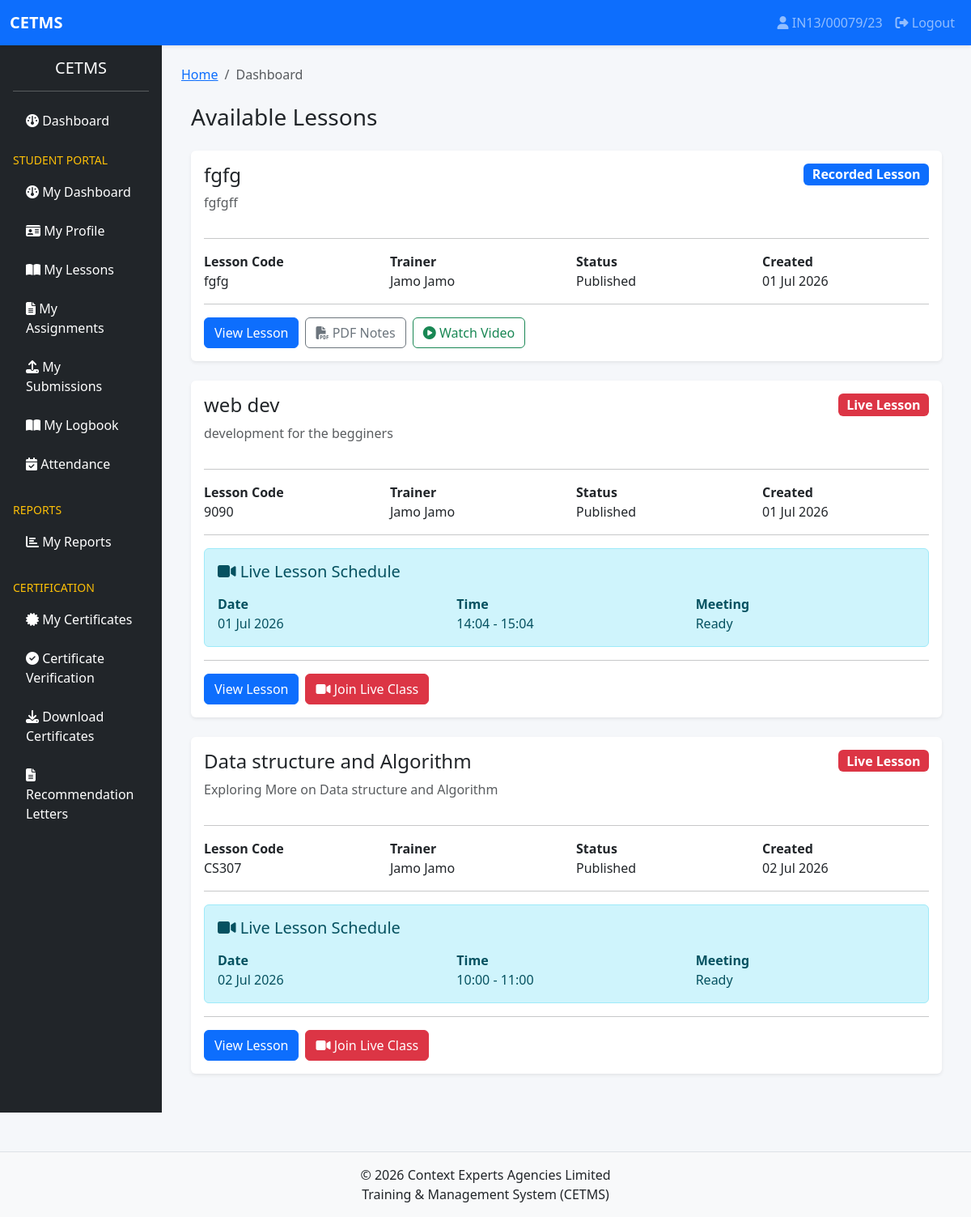
The page /lessons/ (signed in) on the database its author committed.
### accounts/models.py (models this page shows, shortened)
class User(AbstractUser):
    ROLE_CHOICES = (
        ('SUPER_ADMIN', 'Super Admin'),
        ('TRAINER', 'Trainer'),
        ('STUDENT', 'Student'),
        ('FINANCE', 'Finance Officer'),
    )
    role = models.CharField(
        max_length=20,
        choices=ROLE_CHOICES,
        default='STUDENT'
    )
    phone_number = models.CharField(
        max_length=20,
        blank=True,
        null=True
    )
    profile_picture = models.ImageField(
        upload_to='profiles/',
        blank=True,
        null=True
    )
    is_verified = models.BooleanField(
        default=False
    )
    last_seen = models.DateTimeField(
        blank=True,
        null=True
    )
    failed_login_attempts = models.PositiveIntegerField(
        default=0
    )
    is_locked = models.BooleanField(
        default=False
    )
    created_at = models.DateTimeField(
        auto_now_add=True
    )
    updated_at = models.DateTimeField(
        auto_now=True
    )
    class Meta:
        ordering = ['-date_joined']
        verbose_name = "User"
        verbose_name_plural = "Users"

### lessons/models.py (models this page shows, shortened)
class Lesson(models.Model):
    STATUS = (
        ('DRAFT', 'Draft'),
        ('PUBLISHED', 'Published'),
    )
    LESSON_TYPE = (
        ('RECORDED', 'Recorded Lesson'),
        ('LIVE', 'Live Lesson'),
    )
    title = models.CharField(
        max_length=255
    )
    lesson_code = models.CharField(
        max_length=50,
        unique=True
    )
    description = models.TextField(
        blank=True
    )
    lesson_type = models.CharField(
        max_length=20,
        choices=LESSON_TYPE,
        default='RECORDED'
    )
    video = models.FileField(
        upload_to='lessons/videos/',
        blank=True,
        null=True
    )
    pdf = models.FileField(
        upload_to='lessons/pdfs/',
        blank=True,
        null=True
    )
    recording = models.FileField(
        upload_to='lessons/recordings/',
        blank=True,
        null=True
    )
    lesson_date = models.DateField(
        blank=True,
        null=True
    )
    start_time = models.TimeField(
        blank=True,
        null=True
    )
    end_time = models.TimeField(
        blank=True,
        null=True
    )
    meeting_link = models.URLField(
        blank=True,
        null=True,
        help_text="Google Meet, Zoom or Microsoft Teams link."
    )
    created_by = models.ForeignKey(
        settings.AUTH_USER_MODEL,
        on_delete=models.CASCADE,
        related_name='created_lessons'
    )
    status = models.CharField(
        max_length=20,
        choices=STATUS,
        default='DRAFT'
    )
    created_at = models.DateTimeField(
        auto_now_add=True
    )
    updated_at = models.DateTimeField(
        auto_now=True
    )
    class Meta:
        ordering = [
            '-lesson_date',
            '-created_at'
        ]

### lessons/views.py (the view)
# urls.py: path('', views.lesson_list, name='lesson_list'),
@login_required
def lesson_list(request):
    lessons = (
        Lesson.objects
        .filter(status="PUBLISHED")
        .select_related("created_by")
        .order_by("lesson_date", "start_time", "-created_at")
    )
    return render(request, "lesson_list.html", {
        "lessons": lessons,
        "today": timezone.localdate(),
        "now": timezone.localtime(),
    })

### lessons/templates/lesson_list.html (shortened to what this page needs)
{% extends 'base.html' %}
{% block content %}
<div class="container mt-4">
    <div class="d-flex justify-content-between align-items-center mb-4">
        <h3 class="mb-0">
            Available Lessons
        </h3>
    </div>
    {% if lessons %}
        {% for lesson in lessons %}
        <div class="card shadow-sm mb-4">
            <div class="card-body">
                <div class="d-flex justify-content-between align-items-start">
                    <div>
                        <h4 class="mb-2">
                            {{ lesson.title }}
                        </h4>
                        <p class="text-muted">
                            {{ lesson.description|truncatewords:30 }}
                        </p>
                    </div>
                    <div>
                        {% if lesson.lesson_type == "LIVE" %}
                        <span class="badge bg-danger fs-6">
                            Live Lesson
                        </span>
                        {% else %}
                        <span class="badge bg-primary fs-6">
                            Recorded Lesson
                        </span>
                        {% endif %}
                    </div>
                </div>
                <hr>
                <div class="row">
                    <div class="col-md-3">
                        <strong>Lesson Code</strong><br>
                        {{ lesson.lesson_code }}
                    </div>
                    <div class="col-md-3">
                        <strong>Trainer</strong><br>
                        {{ lesson.created_by.get_full_name|default:lesson.created_by.username }}
                    </div>
                    <div class="col-md-3">
                        <strong>Status</strong><br>
                        {{ lesson.get_status_display }}
                    </div>
                    <div class="col-md-3">
                        <strong>Created</strong><br>
                        {{ lesson.created_at|date:"d M Y" }}
                    </div>
                </div>
                {% if lesson.lesson_type == "LIVE" %}
                <hr>
                <div class="alert alert-info">
                    <h5 class="mb-3">
                        <i class="fas fa-video"></i>
                        Live Lesson Schedule
                    </h5>
                    <div class="row">
                        <div class="col-md-4">
                            <strong>Date</strong><br>
                            {% if lesson.lesson_date %}
                                {{ lesson.lesson_date|date:"d M Y" }}
                            {% else %}
                                Not Scheduled
                            {% endif %}
                        </div>
                        <div class="col-md-4">
                            <strong>Time</strong><br>
                            {% if lesson.start_time and lesson.end_time %}
                                {{ lesson.start_time|time:"H:i" }}
                                -
                                {{ lesson.end_time|time:"H:i" }}
                            {% else %}
                                Not Scheduled
                            {% endif %}
                        </div>
                        <div class="col-md-4">
                            <strong>Meeting</strong><br>
                            {% if lesson.meeting_link %}
                                Ready
                            {% else %}
                                Pending
                            {% endif %}
                        </div>
                    </div>
                </div>
                {% endif %}
                <hr>
                <div class="d-flex flex-wrap gap-2">
                    <a href="{% url 'lessons:lesson_detail' lesson.id %}"
                       class="btn btn-primary">
                        View Lesson
                    </a>
                    {% if lesson.pdf %}
                    <a href="{{ lesson.pdf.url }}"
                       target="_blank"
                       class="btn btn-outline-secondary">
                        <i class="fas fa-file-pdf"></i>
                        PDF Notes
                    </a>
                    {% endif %}
                    {% if lesson.lesson_type == "RECORDED" and lesson.video %}
                    <a href="{{ lesson.video.url }}"
                       target="_blank"
                       class="btn btn-outline-success">
                        <i class="fas fa-play-circle"></i>
                        Watch Video
                    </a>
                    {% endif %}
                    {% if lesson.lesson_type == "LIVE" and lesson.meeting_link %}
                    <a href="{{ lesson.meeting_link }}"
                       target="_blank"
                       class="btn btn-danger">
                        <i class="fas fa-video"></i>
                        Join Live Class
                    </a>
                    {% endif %}
                </div>
            </div>
        </div>
        {% endfor %}
    {% endif %}
</div>
{% endblock %}

### templates/partials/navbar.html (shortened to what this page needs)
<nav class="navbar navbar-expand-lg navbar-dark bg-primary shadow-sm">
    <div class="container-fluid">
        <a class="navbar-brand fw-bold" href="#">
            CETMS
        </a>
        <div class="collapse navbar-collapse" id="navbarNav">
            <ul class="navbar-nav ms-auto">
                {% if user.is_authenticated %}
                    <li class="nav-item">
                        <a class="nav-link"
                           href="{% url 'accounts:profile' %}">
                            <i class="fa fa-user"></i>
                            {{ user.username }}
                        </a>
                    </li>
                    <li class="nav-item">
                        <a class="nav-link"
                           href="{% url 'accounts:logout' %}">
                            <i class="fa fa-sign-out-alt"></i>
                            Logout
                        </a>
                    </li>
                {% endif %}
            </ul>
        </div>
    </div>
</nav>

### static/css/style.css (style rules this page uses)
body { background:#f5f7fa; }
.card { border:none; }

### rows shown on the page
User: username "IN13/00079/23"
Lesson: title "fgfg", description "fgfgff", lesson_type "Recorded Lesson", lesson_code "fgfg", created_by.get_full_name "Jamo Jamo", status "Published", created_at "01 Jul 2026"
Lesson: title "web dev", description "development for the begginers", lesson_type "Live Lesson", lesson_code "9090", created_by.get_full_name "Jamo Jamo", status "Published", created_at "01 Jul 2026", lesson_date "01 Jul 2026", start_time "14:04", end_time "15:04", shows "Ready"
Lesson: title "Data structure and Algorithm", description "Exploring More on Data structure and Algorithm", lesson_type "Live Lesson", lesson_code "CS307", created_by.get_full_name "Jamo Jamo", status "Published", created_at "02 Jul 2026", lesson_date "02 Jul 2026", start_time "10:00", end_time "11:00", shows "Ready"
